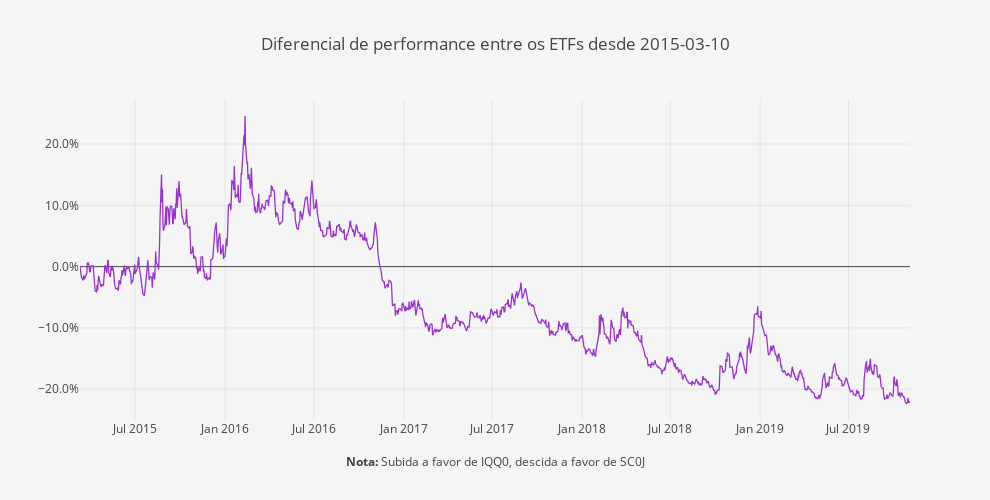

The code cell stored with this chart in its notebook:
### Markdown cell above
No gráfico acima podemos visualizar os drawdowns de ambos os ETFs. Reparamos que para drawdowns pequenos (abaixo de 10%) as quedas são semelhantes, mas em momentos extremos em que os drawdowns chegam aos dois dígitos é onde o IQQ0 demonstra as suas vantagens. Podemos ver isso na quebra do início de 2016 onde o SC0J teve uma quebra de 22.5% face aos máximos enquanto o IQQ0 apenas 10.5%. Isso repete-se de forma muito semelhante na queda do último trimestre de 2018.

### Code cell
layout = go.Layout(
    title='Diferencial de performance entre os ETFs desde ' + Begin,
    plot_bgcolor='#f5f5f5',
    paper_bgcolor='#f5f5f5',
    width=990,
    height=500,
    xaxis=dict(
        title='<b>Nota:</b> Subida a favor de IQQ0, descida a favor de SC0J',
        showgrid=True,
        titlefont=dict(size=12),
    ),
    yaxis=dict(
        title='',
        showgrid=True,
        zeroline=True, # Adicionar ou não a zero line
        tickformat=".1%" # tickformat=".2%" se quiseres mais casas decimais
    ))

trace0 = go.Scatter(
    x = fundos.index,
    y = (round(((fundos.iloc[:, 0]/fundos.iloc[:, 1])- 1), 5)),
    name = 'Portfolio',
    line = dict(
        color = 'darkorchid',
        width = 1.3)
)

data = [trace0]
        
fig = go.Figure(data=data, layout=layout)
py.iplot(fig)

### Figure 1 — Plotly figure (JSON) as saved in the notebook; plotly's stock layout.template omitted (floating-point values rounded to 4 significant figures; data arrays with more than 128 entries replaced by an {"elided": "..."} marker saying what was removed)
{"data": [{"line": {"color": "darkorchid", "width": 1.3}, "name": "Portfolio", "type": "scatter", "uid": "e0d071ea-7f1a-4f24-bd03-fc26fc0ad22e", "x": {"elided": "1216 str values"}, "y": {"elided": "1216 float values"}}], "layout": {"height": 500, "paper_bgcolor": "#f5f5f5", "plot_bgcolor": "#f5f5f5", "title": {"text": "Diferencial de performance entre os ETFs desde 2015-03-10"}, "width": 990, "xaxis": {"autorange": true, "range": ["2015-03-10", "2019-11-04"], "showgrid": true, "title": {"font": {"size": 12}, "text": "<b>Nota:</b> Subida a favor de IQQ0, descida a favor de SC0J"}, "type": "date"}, "yaxis": {"autorange": true, "range": [-0.2502, 0.2719], "showgrid": true, "tickformat": ".1%", "title": {"text": ""}, "type": "linear", "zeroline": true}}}
